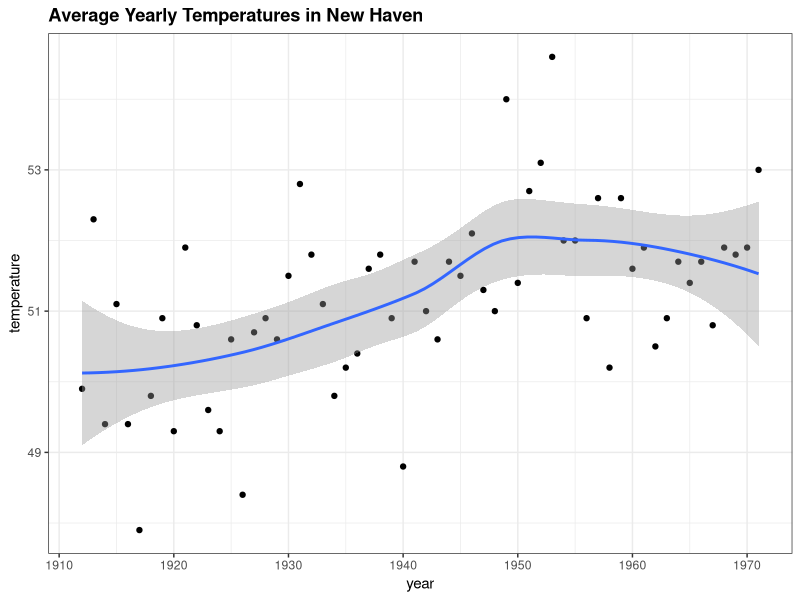
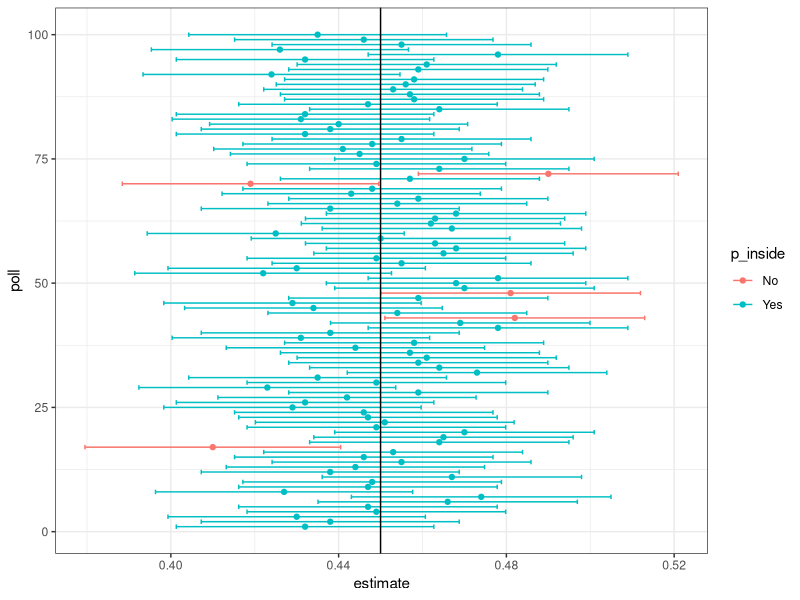

Reproduce these figures in R, in order.
## ---- chunk 1
library(tidyverse)
library(dslabs)
ds_theme_set()
## ---- chunk 2
data("nhtemp")
data.frame(year = as.numeric(time(nhtemp)), temperature=as.numeric(nhtemp)) %>%
  ggplot(aes(year, temperature)) + 
  geom_point() + 
  geom_smooth() + 
  ggtitle("Average Yearly Temperatures in New Haven")
## ---- chunk 3
p <- 0.45
N <- 1000
## ---- chunk 4
X <- sample(c(0,1), size = N, replace = TRUE, prob = c(1-p, p))
X_hat <- mean(X)
SE_hat <- sqrt(X_hat*(1-X_hat)/N)
c(X_hat - 2*SE_hat, X_hat + 2*SE_hat)
## ---- chunk 5
X <- sample(c(0,1), size = N, replace = TRUE, prob = c(1-p, p))
X_hat <- mean(X)
SE_hat <- sqrt(X_hat*(1-X_hat)/N)
c(X_hat - 2*SE_hat, X_hat + 2*SE_hat)
## ---- chunk 6
pnorm(2) - pnorm(-2)
## ---- chunk 7
z <- qnorm(0.995)
z
## ---- chunk 8
pnorm(z)-pnorm(-z)
## ---- chunk 9
qnorm(0.975)
## ---- chunk 10
B <- 10000
inside <- replicate(B, {
  X <- sample(c(0,1), size = N, replace = TRUE, prob = c(1-p, p))
  X_hat <- mean(X)
  SE_hat <- sqrt(X_hat*(1-X_hat)/N)
  between(p, X_hat - 1.96*SE_hat, X_hat + 1.96*SE_hat)
})
mean(inside)
## ---- chunk 11
set.seed(1)
tab <- replicate(100, {
  X <- sample(c(0,1), size=N, replace=TRUE, prob=c(1-p, p))
  X_hat <- mean(X)
  SE_hat <- sqrt(X_hat*(1-X_hat)/N)
  hit <- between(p, X_hat - 1.96*SE_hat, X_hat + 1.96*SE_hat)
  c(X_hat, X_hat - 1.96*SE_hat, X_hat + 1.96*SE_hat, hit)
})

tab <- data.frame(poll=1:ncol(tab), t(tab))
names(tab)<-c("poll", "estimate", "low", "high", "hit")
tab <- mutate(tab, p_inside = ifelse(hit, "Yes", "No") )
ggplot(tab, aes(poll, estimate, ymin=low, ymax=high, col = p_inside)) + 
  geom_point()+
  geom_errorbar() + 
  coord_flip() + 
  geom_hline(yintercept = p)
## ---- chunk 12
N <- 25
X_hat <- 0.48
(2*X_hat - 1) + c(-2,2)*2*sqrt(X_hat*(1-X_hat)/sqrt(N))
## ---- chunk 13
N = 100
z <- sqrt(N)*0.02/0.5
1 - (pnorm(z) - pnorm(-z))
